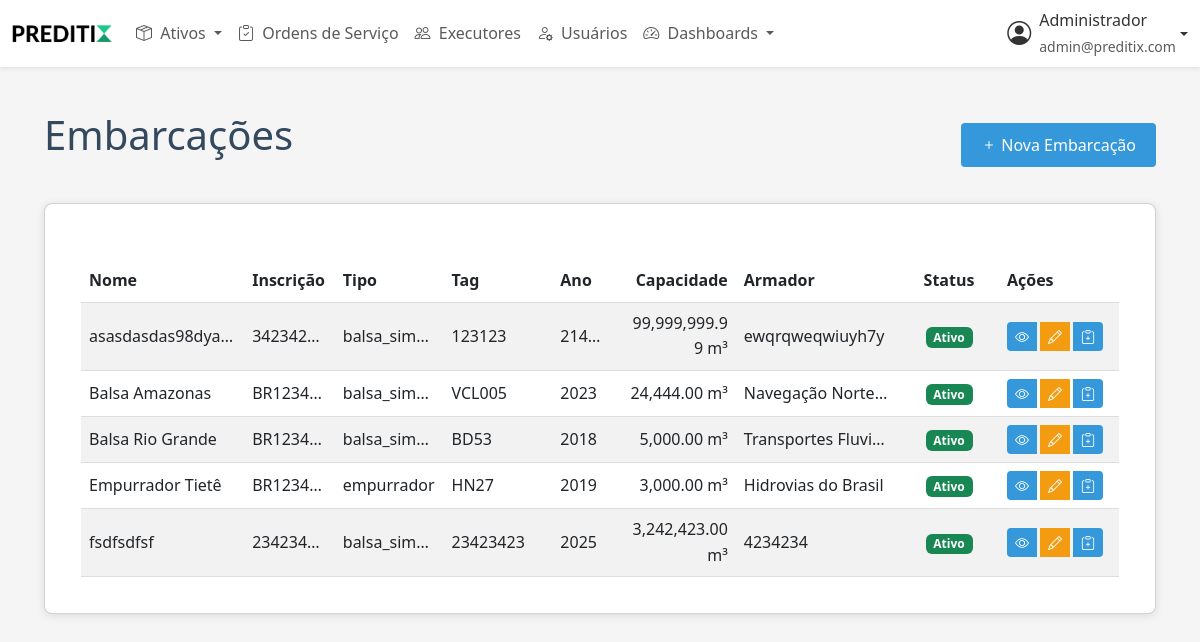
The app's page /embarcacoes.php (signed in) with its own data.
### tables this page shows
CREATE TABLE IF NOT EXISTS `embarcacoes` (
  `id` int NOT NULL AUTO_INCREMENT,
  `tipo` enum('balsa_simples','balsa_motorizada','empurrador') NOT NULL,
  `tag` varchar(50) DEFAULT NULL,
  `inscricao` varchar(50) DEFAULT NULL,
  `nome` varchar(100) NOT NULL,
  `armador` varchar(100) DEFAULT NULL,
  `ano_fabricacao` int DEFAULT NULL,
  `capacidade_volumetrica` decimal(10,2) DEFAULT NULL,
  `foto` varchar(255) DEFAULT NULL,
  `status` enum('ativo','inativo','manutencao') DEFAULT 'ativo',
  `data_criacao` timestamp NULL DEFAULT CURRENT_TIMESTAMP,
  `data_atualizacao` timestamp NULL DEFAULT CURRENT_TIMESTAMP ON UPDATE CURRENT_TIMESTAMP,
  PRIMARY KEY (`id`),
  UNIQUE KEY `tag` (`tag`)
);

### classes/Ativo.php (called while the page is built, shortened)
<?php
require_once __DIR__ . '/Database.php';
abstract class Ativo {
    public function __construct() {
        $this->db = new Database();
    }
}

### classes/Embarcacao.php (called while the page is built, shortened)
<?php
require_once __DIR__ . '/Ativo.php';
class Embarcacao extends Ativo {
    public function listar() {
        $sql = "SELECT * FROM embarcacoes ORDER BY nome";
        return $this->db->query($sql);
    }
}

### classes/Database.php (called while the page is built, shortened)
<?php
class Database {
    private $pdo;
    public function __construct() {
        try {
            $this->pdo = new PDO(
                "mysql:host=" . DB_HOST . ";dbname=" . DB_NAME . ";charset=utf8",
                DB_USER,
                DB_PASS,
                [
                    PDO::ATTR_ERRMODE => PDO::ERRMODE_EXCEPTION,
                    PDO::ATTR_DEFAULT_FETCH_MODE => PDO::FETCH_ASSOC,
                    PDO::ATTR_EMULATE_PREPARES => false
                ]
            );
        } catch (PDOException $e) {
            error_log("Erro na conexão com o banco de dados: " . $e->getMessage());
            throw new Exception("Não foi possível conectar ao banco de dados. Por favor, tente novamente mais tarde.");
        }
    }
    public function query($sql, $params = []) {
        try {
            $stmt = $this->pdo->prepare($sql);
            $stmt->execute($params);
            $result = $stmt->fetchAll(PDO::FETCH_ASSOC);
            return is_array($result) ? $result : [];
        } catch (PDOException $e) {
            error_log("Erro na consulta SQL: " . $e->getMessage() . "\nSQL: " . $sql . "\nParâmetros: " . print_r($params, true));
            throw new Exception("Erro ao buscar dados. Por favor, tente novamente mais tarde.");
        }
    }
}

### embarcacoes.php (the view, shortened to what this page needs)
<?php
require_once 'classes/Embarcacao.php';
$embarcacao = new Embarcacao();
include 'includes/header.php';
$embarcacoes = $embarcacao->listar();
?>
<div class="container">
    <div class="d-flex justify-content-between align-items-center mb-4">
        <h1>Embarcações</h1>
        <a href="form_embarcacao.php" class="btn btn-primary">
            <i class="bi bi-plus"></i> Nova Embarcação
        </a>
    </div>
    <div class="card">
        <div class="card-body">
            <div class="table-responsive">
                <table class="table table-striped table-ativos">
                    <thead>
                        <tr>
                            <th class="col-nome">Nome</th>
                            <th class="col-inscricao">Inscrição</th>
                            <th class="col-tipo">Tipo</th>
                            <th class="col-tag">Tag</th>
                            <th class="col-ano">Ano</th>
                            <th class="table-cell-number">Capacidade</th>
                            <th class="col-armador">Armador</th>
                            <th class="table-cell-status">Status</th>
                            <th class="table-cell-actions">Ações</th>
                        </tr>
                    </thead>
                    <tbody>
                        <?php foreach ($embarcacoes as $e): ?>
                            <tr>
                                <td class="table-cell-text" title="<?php echo htmlspecialchars($e['nome'] ?? ''); ?>"><?php echo htmlspecialchars($e['nome'] ?? ''); ?></td>
                                <td class="table-cell-text" title="<?php echo htmlspecialchars($e['inscricao'] ?? ''); ?>"><?php echo htmlspecialchars($e['inscricao'] ?? ''); ?></td>
                                <td class="table-cell-text" title="<?php echo htmlspecialchars($e['tipo'] ?? ''); ?>">
                                    <?php echo htmlspecialchars($e['tipo'] ?? ''); ?>
                                </td>
                                <td class="table-cell-text" title="<?php echo htmlspecialchars($e['tag'] ?? ''); ?>"><?php echo htmlspecialchars($e['tag'] ?? ''); ?></td>
                                <td class="table-cell-text" title="<?php echo htmlspecialchars($e['ano_fabricacao'] ?? ''); ?>"><?php echo htmlspecialchars($e['ano_fabricacao'] ?? ''); ?></td>
                                <td class="table-cell-number"><?php echo number_format($e['capacidade_volumetrica'] ?? 0, 2); ?> m³</td>
                                <td class="table-cell-text" title="<?php echo htmlspecialchars($e['armador'] ?? ''); ?>"><?php echo htmlspecialchars($e['armador'] ?? ''); ?></td>
                                <td class="table-cell-status">
                                    <span class="badge bg-<?php echo $e['status'] === 'ativo' ? 'success' : ($e['status'] === 'inativo' ? 'danger' : 'warning'); ?>">
                                        <?php echo ucfirst($e['status']); ?>
                                    </span>
                                </td>
                                <td class="table-cell-actions">
                                    <div class="btn-group">
                                        <a href="detalhes_embarcacao.php?id=<?php echo $e['id']; ?>" class="btn btn-sm" title="Visualizar">
                                            <i class="bi bi-eye"></i>
                                        </a>
                                        <a href="form_embarcacao.php?id=<?php echo $e['id']; ?>" class="btn btn-sm btn-warning" title="Editar">
                                            <i class="bi bi-pencil"></i>
                                        </a>
                                        <a href="ordens_servico/os.php?tipo=embarcacao&id_equipamento=<?php echo $e['id']; ?>" class="btn btn-sm btn-success" title="Nova OS">
                                            <i class="bi bi-clipboard-plus"></i>
                                        </a>
                                    </div>
                                </td>
                            </tr>
                        <?php endforeach; ?>
                    </tbody>
                </table>
            </div>
        </div>
    </div>
</div>

### assets/css/style.css (style rules this page uses)
:root { --primary-color: #3498db; --secondary-color: #2ecc71; --danger-color: #e74c3c; --warning-color: #f39c12; --light-color: #ecf0f1; --dark-color: #34495e; --white: #ffffff; --gray: #95a5a6; }
* { margin: 0; padding: 0; box-sizing: border-box; font-family: 'Segoe UI', Tahoma, Geneva, Verdana, sans-serif; }
body { background-color: #f5f5f5; color: #333; line-height: 1.6; }
.container { max-width: 1200px; margin: 0 auto; padding: 20px; }
.card { background-color: var(--white); border-radius: 8px; box-shadow: 0 2px 10px rgba(0, 0, 0, 0.1); padding: 20px; margin-bottom: 20px; }
h1, h2, h3, h4, h5, h6 { margin-bottom: 20px; color: var(--dark-color); }
.btn { display: inline-block; padding: 10px 20px; background-color: var(--primary-color); color: white; border: none; border-radius: 4px; cursor: pointer; text-decoration: none; font-size: 16px; transition: background-color 0.3s; }
.btn-primary { background-color: var(--primary-color); }
.btn-warning { background-color: var(--warning-color); }
.btn-sm { padding: 5px 10px; font-size: 14px; }
table { width: 100%; border-collapse: collapse; margin-top: 20px; }
th, td { padding: 12px 15px; text-align: left; border-bottom: 1px solid #ddd; }
th { background-color: var(--primary-color); color: white; }

### includes/header.php (style rules this page uses)
.table-ativos { width: 100%; table-layout: fixed; margin-bottom: 0; }
.table-ativos th, .table-ativos td { padding: 0.5rem; vertical-align: middle; }
.table-cell-text { max-width: none; white-space: nowrap; overflow: hidden; text-overflow: ellipsis; }
.table-cell-actions { white-space: nowrap; width: 120px; padding-right: 0; }
.table-cell-status { width: 100px; text-align: center; }
.table-cell-number { width: 120px; text-align: right; }
.col-tag { width: 12%; }
.col-nome { width: 18%; }
.col-ano { width: 7%; }
.col-inscricao { width: 10%; }
.col-tipo { width: 12%; }
.col-armador { width: 18%; }
.btn-group { gap: 0.25rem; }
.btn-group .btn { padding: 0.25rem 0.5rem; }
.btn-group .btn i { font-size: 0.875rem; }
.table-responsive { overflow-x: hidden; }
.card-body { padding: 1rem; }

### records on screen
embarcacoes: nome "asasdasdas98dya…", inscricao "342342…", tipo "balsa_sim…", tag "123123", ano_fabricacao "214…", capacidade_volumetrica "99,999,999.99", armador "ewqrqweqwiuyh7y", status "Ativo"
embarcacoes: nome "Balsa Amazonas", inscricao "BR123458", tipo "balsa_sim…", tag "VCL005", ano_fabricacao "2023", capacidade_volumetrica "24,444.00", armador "Navegação Norte…", status "Ativo"
embarcacoes: nome "Balsa Rio Grande", inscricao "BR123456", tipo "balsa_sim…", tag "BD53", ano_fabricacao "2018", capacidade_volumetrica "5,000.00", armador "Transportes Fluvi…", status "Ativo"
embarcacoes: nome "Empurrador Tietê", inscricao "BR123458", tipo "empurrador", tag "HN27", ano_fabricacao "2019", capacidade_volumetrica "3,000.00", armador "Hidrovias do Brasil", status "Ativo"
embarcacoes: nome "fsdfsdfsf", inscricao "234234…", tipo "balsa_sim…", tag "23423423", ano_fabricacao "2025", capacidade_volumetrica "3,242,423.00", armador "4234234", status "Ativo"

### other values on screen
$_SESSION['usuario_nome'] "Administrador"
$_SESSION['usuario_email'] "admin@preditix.com"
